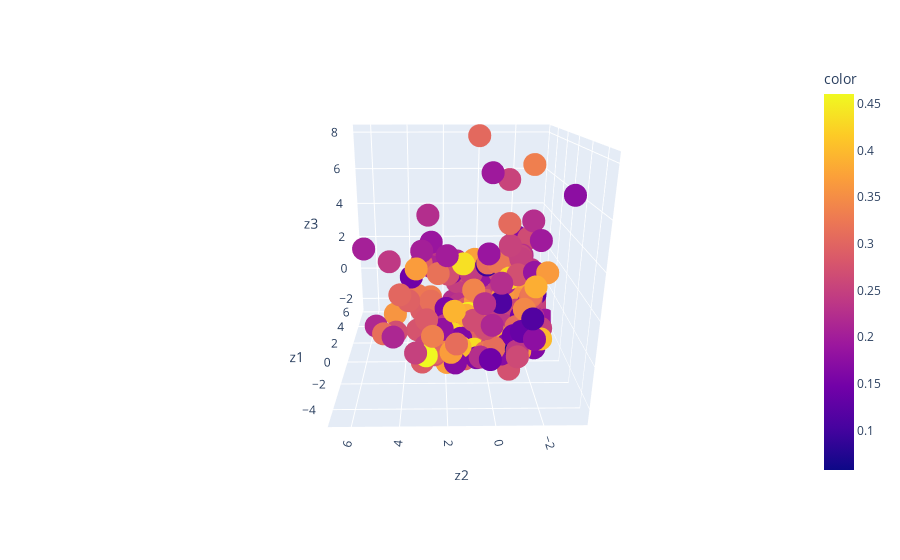

Source (notebook cell):
### Code cell
px.scatter_3d(X_pca, x='z1', y = 'z2', z='z3', color=y1)

### Figure 1 — Plotly figure (JSON) as saved in the notebook; plotly's stock layout.template omitted (floating-point values rounded to 4 significant figures; data arrays with more than 128 entries replaced by an {"elided": "..."} marker saying what was removed)
{"data": [{"hovertemplate": "z1=%{x}<br>z2=%{y}<br>z3=%{z}<br>color=%{marker.color}<extra></extra>", "legendgroup": "", "marker": {"color": {"elided": "267 float values"}, "coloraxis": "coloraxis", "symbol": "circle"}, "mode": "markers", "name": "", "scene": "scene", "showlegend": false, "type": "scatter3d", "x": {"elided": "267 float values"}, "y": {"elided": "267 float values"}, "z": {"elided": "267 float values"}}], "layout": {"autosize": true, "coloraxis": {"colorbar": {"title": {"text": "color"}}, "colorscale": [[0, "#0d0887"], [0.1111, "#46039f"], [0.2222, "#7201a8"], [0.3333, "#9c179e"], [0.4444, "#bd3786"], [0.5556, "#d8576b"], [0.6667, "#ed7953"], [0.7778, "#fb9f3a"], [0.8889, "#fdca26"], [1, "#f0f921"]]}, "legend": {"tracegroupgap": 0}, "margin": {"t": 60}, "scene": {"aspectmode": "auto", "aspectratio": {"x": 1.028, "y": 0.9685, "z": 1.004}, "camera": {"center": {"x": 0.05137, "y": 0.0604, "z": -0.0916}, "eye": {"x": -2.081, "y": 0.08536, "z": 0.7023}, "projection": {"type": "perspective"}, "up": {"x": 0, "y": 0, "z": 1}}, "domain": {"x": [0, 1], "y": [0, 1]}, "xaxis": {"title": {"text": "z1"}, "type": "linear"}, "yaxis": {"title": {"text": "z2"}, "type": "linear"}, "zaxis": {"title": {"text": "z3"}, "type": "linear"}}}}
